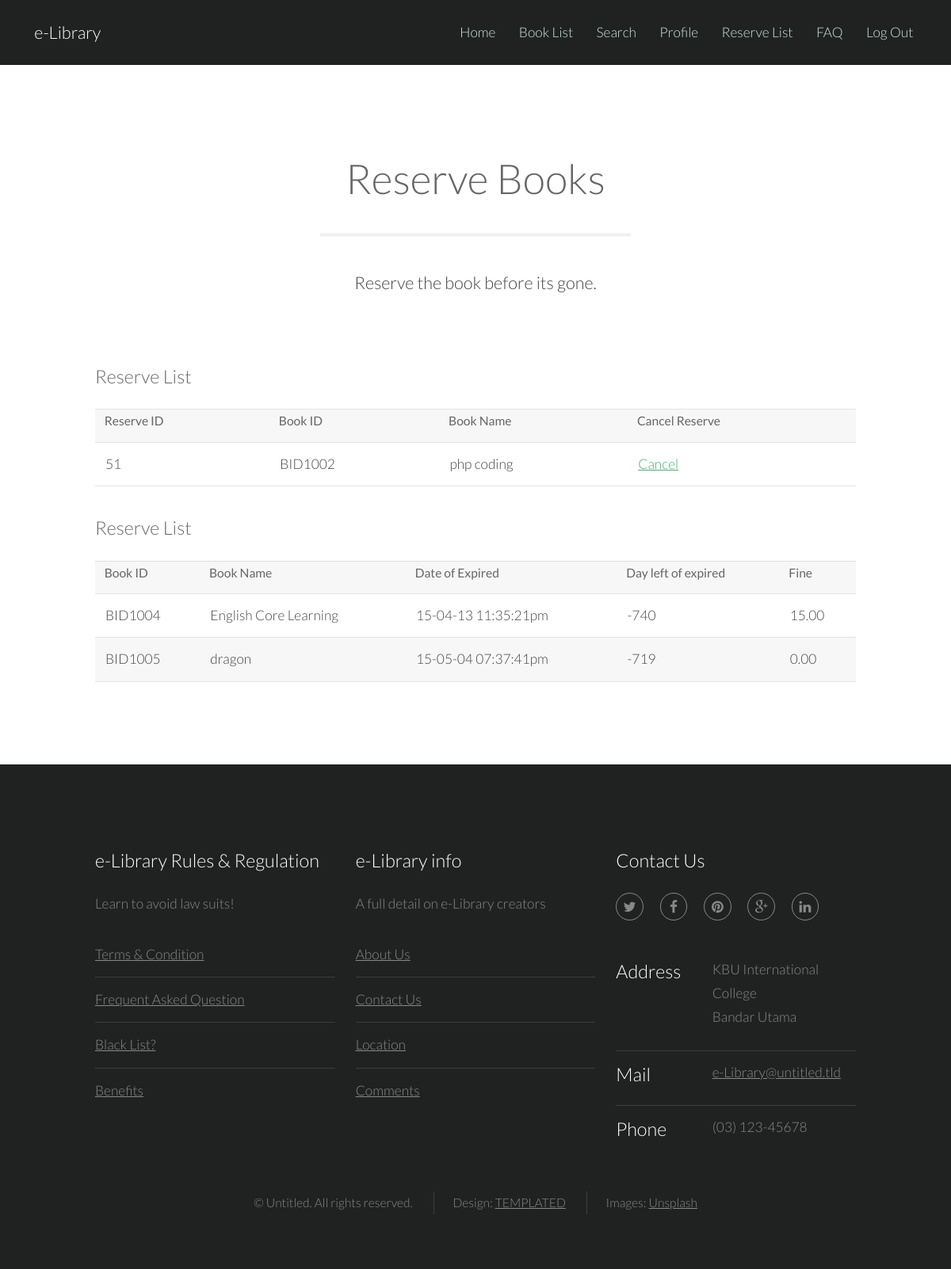
Screenshot of /userreservelist.php (signed in) with the database file from the repository.
### tables this page shows
CREATE TABLE IF NOT EXISTS `reserve` (
`ReserveID` int(11) NOT NULL,
  `BookID` varchar(30) NOT NULL,
  `StudentID` varchar(30) NOT NULL DEFAULT '-',
  `TeacherID` varchar(30) NOT NULL DEFAULT '-',
  `Date` text NOT NULL,
  `Reserve` varchar(10) NOT NULL DEFAULT 'No'
);

CREATE TABLE IF NOT EXISTS `book` (
  `BookID` varchar(30) NOT NULL DEFAULT '',
  `BookName` varchar(50) NOT NULL,
  `AuthorName` varchar(30) NOT NULL,
  `PublisherName` varchar(50) NOT NULL,
  `Cost` varchar(30) NOT NULL,
  `NoAvailable` int(11) NOT NULL,
  `Type` varchar(20) NOT NULL
);

CREATE TABLE IF NOT EXISTS `borrowhistory` (
`BorrowID` int(11) NOT NULL,
  `ReserveID` int(11) NOT NULL,
  `StudentID` varchar(30) NOT NULL DEFAULT '-',
  `TeacherID` varchar(30) NOT NULL DEFAULT '-',
  `BookID` varchar(30) NOT NULL DEFAULT '-',
  `DateOfBorrow` text NOT NULL,
  `DateOfExpired` varchar(30) NOT NULL,
  `DateOfReturn` text NOT NULL,
  `Fine` decimal(10,2) NOT NULL
);

### userreservelist.php (the view, shortened to what this page needs)
<?php include ('header.php') ?>
			<section id="main" class="wrapper">
				<div class="container">
					<header class="major">
						<h2>Reserve Books</h2>
						<p>Reserve the book before its gone.</p>
					</header>
<?php
if(isset($_SESSION['Position'])&&$_SESSION['Position']=='Student'||$_SESSION['Position']=='Teacher'){
	$userid=$_SESSION['UserID'];
	$subid=substr($userid,0,3);
	$subuserid=substr($userid,3);
	if($subid=='SID'){
		if($subuserid>1000){
?>
		<h3>Reserve List</h3>
		<table>
			<tr>
				<th>ReserveID</th><th>Book ID</th><th>Book Name</th><th>Cancel Reserve</th>
			</tr>
			<?php
				$retrievereserve=mysql_query("select reserve.*,book.* from reserve,book where reserve.BookID=book.BookID and StudentID='$userid' and Reserve='No' group by reserve.ReserveID");
				$reservenumrow=mysql_num_rows($retrievereserve);
				while($getreserve=mysql_fetch_assoc($retrievereserve)){
					$reserveid=$getreserve['ReserveID'];
					$reservebookid=$getreserve['BookID'];
					$reservebookname=$getreserve['BookName'];
			?>
			<tr>
				<td><?php echo $reserveid;?></td>
				<td><?php echo $reservebookid;?></td>
				<td><?php echo $reservebookname;?></td>
				<?php if($reservenumrow>0){?>
				<td><a href="cancelreserve.php?rid=<?php echo $reserveid;?>&bid=<?php echo $reservebookid;?>&sid=<?php echo $userid;?>">Cancel</a></td>
				<?php }?>
			</tr>
			<?php }?>
		</table>
		<h3>Borrowed List</h3>
		<table>
			<tr>
				<th>Book ID</th><th>Book Name</th><th>Date of Expired</th><th>Day left of expired</th><th>Fine</th>
			</tr>
			<?php
				$retrievedata=mysql_query("select reserve.*,book.*,borrowhistory.* from reserve,book,borrowhistory where reserve.ReserveID=borrowhistory.ReserveID and borrowhistory.BookID=book.BookID and borrowhistory.StudentID='$userid' and borrowhistory.DateOfReturn='' group by borrowhistory.BorrowID");
				$datanumrow=mysql_num_rows($retrievedata);
				while($getdata=mysql_fetch_assoc($retrievedata)){
					$bookid=$getdata['BookID'];
					$bookname=$getdata['BookName'];
					$expired=$getdata['DateOfExpired'];
					$fine=$getdata['Fine'];
				$now=date("y-m-d"." "."h:i:sa");
				$createnow=date_create($now);
				$createexpired=date_create($expired);
				$different=date_diff($createnow,$createexpired);
				$left=$different->format("%R%a");
			?>
			<tr>
				<td><?php echo $bookid;?></td>
				<td><?php echo $bookname;?></td>
				<td><?php echo $expired;?></td>
				<td><?php echo $left;?></td>
				<td><?php echo $fine;?></td>
			</tr>
			<?php
				}
			?>
		</table>
<?php
		}
	}
	elseif($subid=='TID'){
		if($subuserid>1000){
?>
		<h3>Reserve List</h3>
		<table>
			<tr>
				<th>Reserve ID</th><th>Book ID</th><th>Book Name</th><th>Cancel Reserve</th>
			</tr>
			<?php
				$retrievereserve=mysql_query("select reserve.*,book.* from reserve,book where reserve.BookID=book.BookID and TeacherID='$userid' and Reserve='No' group by reserve.ReserveID");
				$reservenumrow=mysql_num_rows($retrievereserve);
				while($getreserve=mysql_fetch_assoc($retrievereserve)){
					$reserveid=$getreserve['ReserveID'];
					$reservebookid=$getreserve['BookID'];
					$reservebookname=$getreserve['BookName'];
			?>
			<tr>
				<td><?php echo $reserveid;?></td>
				<td><?php echo $reservebookid;?></td>
				<td><?php echo $reservebookname;?></td>
				<?php if($reservenumrow>0){?>
				<td><a href="cancelreserve.php?rid=<?php echo $reserveid;?>&bid=<?php echo $reservebookid;?>&tid=<?php echo $userid;?>">Cancel</a></td>
				<?php }?>
			</tr>
			<?php }?>
		</table>
		<h3>Reserve List</h3>
		<table>
			<tr>
				<th>Book ID</th><th>Book Name</th><th>Date of Expired</th><th>Day left of expired</th><th>Fine</th>
			</tr>
			<?php
				$retrievedata=mysql_query("select reserve.*,book.*,borrowhistory.* from reserve,book,borrowhistory where reserve.ReserveID=borrowhistory.ReserveID and borrowhistory.BookID=book.BookID and borrowhistory.TeacherID='$userid' and borrowhistory.DateOfReturn='' group by borrowhistory.BorrowID");
				while($getdata=mysql_fetch_assoc($retrievedata)){
					$bookid=$getdata['BookID'];
					$bookname=$getdata['BookName'];
					$expired=$getdata['DateOfExpired'];
					$fine=$getdata['Fine'];
				$now=date("y-m-d"." "."h:i:sa");
				$createnow=date_create($now);
				$createexpired=date_create($expired);
				$different=date_diff($createnow,$createexpired);
				$left=$different->format("%R%a");
			?>
			<tr>
				<td><?php echo $bookid;?></td>
				<td><?php echo $bookname;?></td>
				<td><?php echo $expired;?></td>
				<td><?php echo $left;?></td>
				<td><?php echo $fine;?></td>
			</tr>
			<?php
				}
			?>
		</table>
<?php
		}
	}
	else{
		header("location:logout.php");
	}
}
else{
	header("location:logout.php");
}
?>
				</div>
			</section>
<?php include ('footer.php') ?>

### css/style.css (style rules this page uses)
body { background: #fff; }
body, input, select, textarea { color: #444; font-family: "Lato", Helvetica, sans-serif; font-size: 15pt; font-weight: 300; line-height: 1.65em; }
a { color: #4dac71; text-decoration: underline; }
p { margin: 0 0 2em 0; }
h1, h2, h3, h4, h5, h6 { color: #666; font-weight: 300; line-height: 1em; margin: 0 0 1em 0; }
h2 { font-size: 1.75em; line-height: 1.5em; }
h3 { font-size: 1.35em; line-height: 1.5em; }
header p { position: relative; margin: 0 0 1.5em 0; }
header h2 + p { font-size: 1.25em; margin-top: -1em; line-height: 1.5em; }
header.major { text-align: center; margin-bottom: 3em; }
header.major h2 { font-size: 3em; }
header.major p { border-top: medium double rgba(144, 144, 144, 0.25); display: inline-block; padding: 2em 2em 0 2em; }
table { margin: 0 0 2em 0; width: 100%; }
table tbody tr { border: solid 1px rgba(144, 144, 144, 0.25); border-left: 0; border-right: 0; }
table tbody tr:nth-child(2n + 1) { background-color: rgba(144, 144, 144, 0.075); }
table td { padding: 0.75em 0.75em; }
table th { color: #666; font-size: 0.9em; font-weight: 400; padding: 0 0.75em 0.75em 0.75em; text-align: left; }
.wrapper { padding: 6em 0em 4em; }

### css/style-xlarge.css (style rules this page uses)
body, input, select, textarea { font-size: 13pt; }

### css/style-large.css (style rules this page uses)
body, input, select, textarea { font-size: 13pt; }

### rows the page displays
reserve: ReserveID "51", BookID.BookID "BID1002", BookID.BookName "php coding"
borrowhistory: BookID "BID1004", BookID.BookName "English Core Learning", DateOfExpired "15-04-13 11:35:21pm", DateOfExpired "-740", Fine "15.00"
borrowhistory: BookID "BID1005", BookID.BookName "dragon", DateOfExpired "15-05-04 07:37:41pm", DateOfExpired "-719", Fine "0.00"
